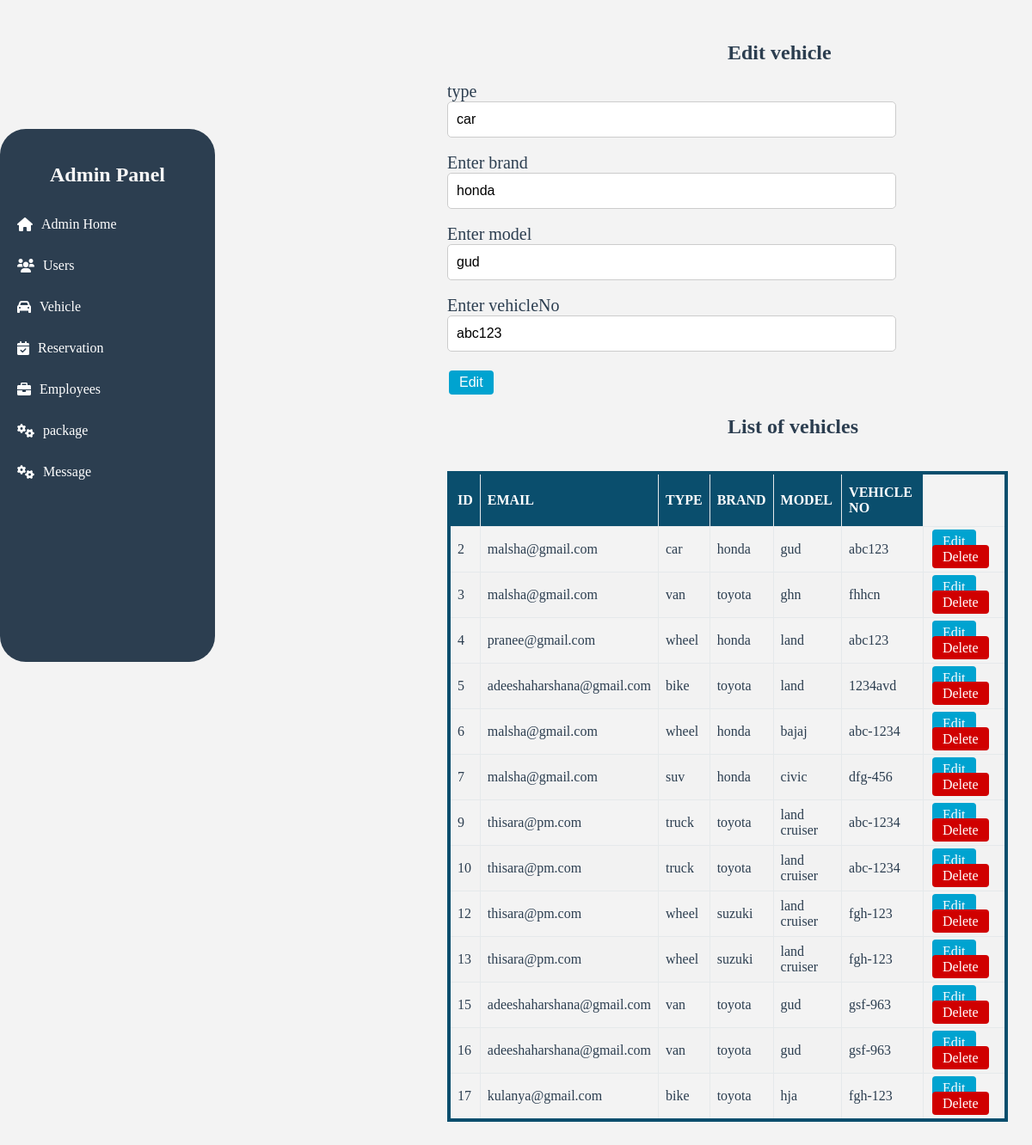
Screenshot of /adminVehicle.php?edit_id=2 with the database file from the repository.
### tables this page shows
CREATE TABLE `vehicle` (
  `email` varchar(32) NOT NULL,
  `vehicleID` int(11) NOT NULL,
  `type` varchar(10) NOT NULL,
  `brand` varchar(20) NOT NULL,
  `model` varchar(20) NOT NULL,
  `vehicleNo` varchar(10) NOT NULL,
  `date` varchar(20) NOT NULL
);

### adminVehicle.php (the view, shortened to what this page needs)
<?php
        include("adminSidebar.php");
    require_once 'database.php';
    if (isset($_GET['edit_id'])) {
        $vehicleid = $_GET['edit_id'];
        $sql = "SELECT * FROM vehicle WHERE vehicleID = '$vehicleid'";
        $result = mysqli_query($conn, $sql);
        if ($row = mysqli_fetch_assoc($result)) {
            $type = $row['type'];
            $brand = $row['brand'];
            $model = $row['model'];
            $vehicleNo = $row['vehicleNo'];
        }
    }
?>
<!DOCTYPE html>
<html lang="en">
<head>
    <link rel="stylesheet" href="style\adminUser.css">
</head>
<body>
<div class="container" id="form-container">
    <h2>Edit vehicle</h2>
    <form method="post" action="">
        <div class="inputs">
            <label for="admin_name">type</label><br>
            <input type="text" name="type" id="name" value="<?php echo isset($type) ? $type : '';?>" ><br><br>
            <label for="admin_username">Enter brand</label><br>
            <input type="text" name="brand" id="username" value="<?php echo isset($brand) ? $brand : ''; ?>" required><br><br>
            <label for="admin_username">Enter model</label><br>
            <input type="text" name="model" id="username" value="<?php echo isset($model) ? $model : ''; ?>" required><br><br>
            <label for="admin_username">Enter vehicleNo</label><br>
            <input type="text" name="vehicleNo" id="username" value="<?php echo isset($vehicleNo) ? $vehicleNo : ''; ?>" required><br><br>
                <button type="submit" name="update" class="button" id="btn">Edit</button>
        </div>
    </form>
</div>
    <div class="container" id="table-container">
    <h2>List of vehicles</h2>
    <br>
    <table class="table">
        <thead>
            <tr>
                <th>ID</th>
                <th>EMAIL</th>
                <th>TYPE</th>
                <th>BRAND</th>
                <th>MODEL</th>
                <th>VEHICLE NO</th>
            </tr>
        </thead>
        <tbody>
        <?php
        $query = "SELECT * FROM vehicle";
        $query_run = mysqli_query($conn, $query);
        if (mysqli_num_rows($query_run) > 0) {
            while ($row = mysqli_fetch_assoc($query_run)) {
                ?>
                <tr>
                    <td><?php echo $row['vehicleID']; ?></td>
                    <td><?php echo $row['email']; ?></td>
                    <td><?php echo $row['type']; ?></td>
                    <td><?php echo $row['brand']; ?></td>
                    <td><?php echo $row['model']; ?></td>
                    <td><?php echo $row['vehicleNo']; ?></td>
                    <td>
                        <a class='button' id='btn1' href='adminVehicle.php?edit_id=<?php echo $row['vehicleID']; ?>'>Edit</a>
                        <a class='button' id='btn2' href='adminVehicle.php?delete_id=<?php echo $row['vehicleID']; ?>' onclick="return confirm('Are you sure you want to delete?');">Delete</a>
                    </td>
                </tr>
                <?php
            }
        } else {
            echo "<tr><td colspan='8'>No record found</td></tr>";
        }
        ?>
        </tbody>
    </table>
</div>
</body>
</html>

### style/adminPanel.css (style rules this page uses)
body { font-family: "Arial", sans-serif; color: #2c3e50; padding: 0; display: inline-block; margin-left: 500px; padding: 20px; background-color: #f7f7f7; min-height: 100vh; }
a { pointer-events: auto; }

### style/adminUser.css (style rules this page uses)
body { background-color: #ebebeb98; font-family: poppins; }
.table { font-family: poppins; border-collapse: collapse; width: 100%; margin-left: auto; margin-right: auto; border: 4px solid rgb(10, 78, 109); }
#table-container { margin-bottom: 0px; width: 100%; }
.table td, th { border: 1px solid #e5e9eb; padding: 8px; height: 30px; }
.table tr:nth-child(even) { background-color: #f2f2f2; }
.table th { padding-top: 12px; padding-bottom: 12px; text-align: left; background-color: rgb(10, 78, 109);; color: white; }
.button { border-radius: 4px; border: none; padding: 5px 12px; text-align: center; text-decoration: none; font-size: 16px; margin: 4px 2px; cursor: pointer; }
#btn , #btn1 { background-color: rgb(0, 163, 208); color: rgb(255, 255, 255); }
#btn2 { background-color: rgb(208, 0, 0); color: rgb(255, 255, 255); }
.container h2 { padding-left: 50%; }
label { font-size: 20px; padding-top: 10px; }
input { width: 500px; height: 20px; padding: 10px; font-size: 16px; border: 1px solid #ccc; border-radius: 5px; }

### rows the page displays
vehicle: type "car", brand "honda", model "gud", vehicleNo "abc123", vehicleID "2", email "malsha@gmail.com"
vehicle: vehicleID "3", email "malsha@gmail.com", type "van", brand "toyota", model "ghn", vehicleNo "fhhcn"
vehicle: vehicleID "4", email "pranee@gmail.com", type "wheel", brand "honda", model "land", vehicleNo "abc123"
vehicle: vehicleID "5", email "adeeshaharshana@gmail.com", type "bike", brand "toyota", model "land", vehicleNo "1234avd"
vehicle: vehicleID "6", email "malsha@gmail.com", type "wheel", brand "honda", model "bajaj", vehicleNo "abc-1234"
vehicle: vehicleID "7", email "malsha@gmail.com", type "suv", brand "honda", model "civic", vehicleNo "dfg-456"
vehicle: vehicleID "9", email "thisara@pm.com", type "truck", brand "toyota", model "land cruiser", vehicleNo "abc-1234"
vehicle: vehicleID "10", email "thisara@pm.com", type "truck", brand "toyota", model "land cruiser", vehicleNo "abc-1234"
vehicle: vehicleID "12", email "thisara@pm.com", type "wheel", brand "suzuki", model "land cruiser", vehicleNo "fgh-123"
vehicle: vehicleID "13", email "thisara@pm.com", type "wheel", brand "suzuki", model "land cruiser", vehicleNo "fgh-123"
vehicle: vehicleID "15", email "adeeshaharshana@gmail.com", type "van", brand "toyota", model "gud", vehicleNo "gsf-963"
vehicle: vehicleID "16", email "adeeshaharshana@gmail.com", type "van", brand "toyota", model "gud", vehicleNo "gsf-963"
vehicle: vehicleID "17", email "kulanya@gmail.com", type "bike", brand "toyota", model "hja", vehicleNo "fgh-123"
